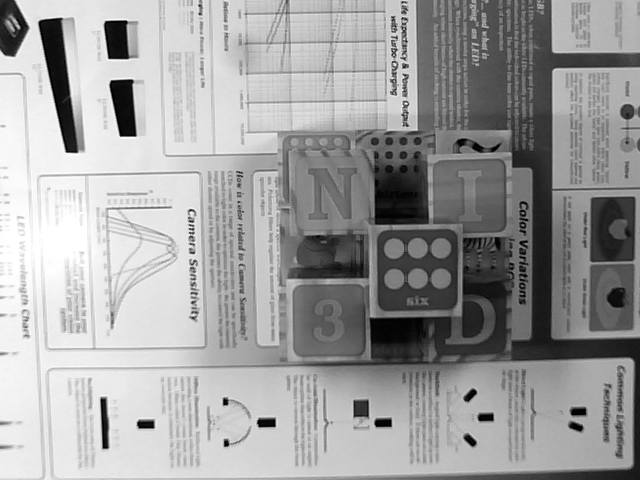
%> input picture src/12_Object_Distance/SVA VE IMAGENES/Left Image 1.png, 640 x 480 px
$ octave app.m   (GNU Octave 9; MATLAB toolbox functions it lacks are replaced by stand-ins)
%> lines starting %> are read from the running program, lines starting %| are printed output that depends on the picture
clc
clear all
close all

ImagenLeft = imread("SVA VE IMAGENES\Left Image 1.png");
%> ImagenLeft is the input picture: size 480x640 uint8; min 0, max 255, mean 158.7
ImagenRight = imread("SVA VE IMAGENES\Right Image 1.png");
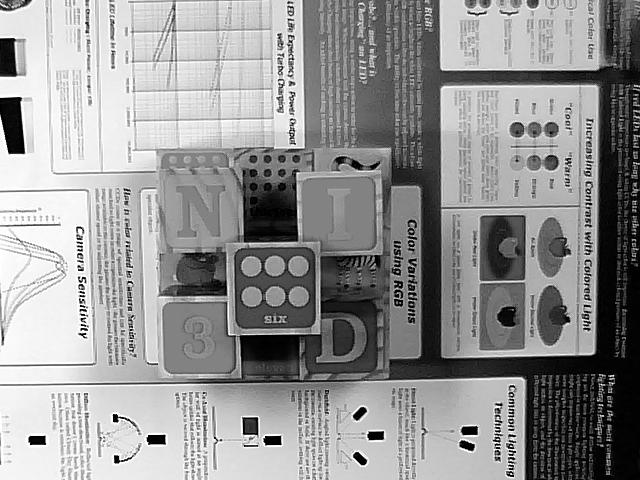
%> input picture src/12_Object_Distance/SVA VE IMAGENES/Right Image 1.png, 640 x 480 px
%> ImagenRight is the input picture: size 480x640 uint8; min 0, max 255, mean 148.3

[filas, columnas] = size(ImagenLeft);
%> filas = 480; columnas = 640
ImagenLeft(:,columnas/2) = zeros(filas, 1);
ImagenLeft(filas/2,:) = zeros(1, columnas);
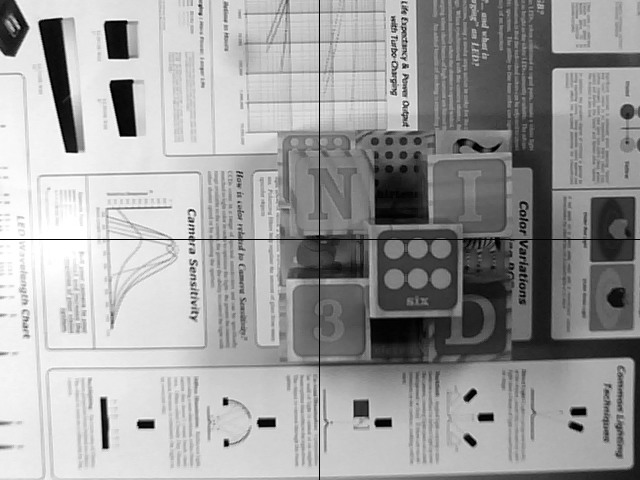
%> ImagenLeft: size 480x640 uint8; min 0, max 255, mean 158.1

%> (the run ends here)
